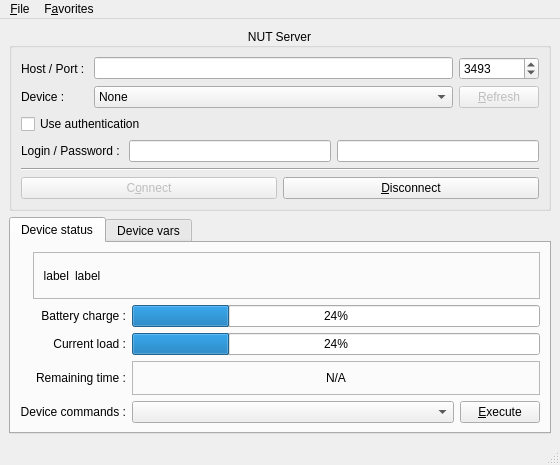
<?xml version="1.0" encoding="UTF-8"?>
<ui version="4.0">
 <class>window1</class>
 <widget class="QMainWindow" name="window1">
  <property name="geometry">
   <rect>
    <x>0</x>
    <y>0</y>
    <width>560</width>
    <height>465</height>
   </rect>
  </property>
  <property name="windowTitle">
   <string>NUT Monitor</string>
  </property>
  <property name="windowIcon">
   <iconset theme="battery">
    <normaloff>../../../../../.designer/backup</normaloff>../../../../../.designer/backup</iconset>
  </property>
  <widget class="QWidget" name="centralwidget">
   <layout class="QVBoxLayout" name="verticalLayout">
    <item>
     <widget class="QGroupBox" name="groupBox1">
      <property name="title">
       <string> NUT Server </string>
      </property>
      <property name="alignment">
       <set>Qt::AlignCenter</set>
      </property>
      <layout class="QVBoxLayout" name="verticalLayout_2">
       <item>
        <widget class="QWidget" name="vbox6" native="true">
         <layout class="QVBoxLayout" name="verticalLayout_6">
          <property name="leftMargin">
           <number>0</number>
          </property>
          <property name="topMargin">
           <number>0</number>
          </property>
          <property name="rightMargin">
           <number>0</number>
          </property>
          <property name="bottomMargin">
           <number>0</number>
          </property>
          <item>
           <layout class="QGridLayout" name="table1">
            <item row="0" column="2">
             <widget class="QSpinBox" name="spinbutton1">
              <property name="maximum">
               <number>65535</number>
              </property>
              <property name="value">
               <number>3493</number>
              </property>
             </widget>
            </item>
            <item row="0" column="1">
             <widget class="QLineEdit" name="entry1"/>
            </item>
            <item row="1" column="0">
             <widget class="QLabel" name="label3">
              <property name="text">
               <string>Device : </string>
              </property>
             </widget>
            </item>
            <item row="1" column="1">
             <widget class="QComboBox" name="combobox1">
              <item>
               <property name="text">
                <string>None</string>
               </property>
              </item>
             </widget>
            </item>
            <item row="0" column="0">
             <widget class="QLabel" name="label2">
              <property name="text">
               <string>Host / Port : </string>
              </property>
             </widget>
            </item>
            <item row="1" column="2">
             <widget class="QPushButton" name="button1">
              <property name="enabled">
               <bool>false</bool>
              </property>
              <property name="text">
               <string>&amp;Refresh</string>
              </property>
              <property name="icon">
               <iconset theme="view-refresh"/>
              </property>
             </widget>
            </item>
           </layout>
          </item>
          <item>
           <widget class="QCheckBox" name="checkbutton1">
            <property name="text">
             <string>Use authentication</string>
            </property>
           </widget>
          </item>
          <item>
           <widget class="QWidget" name="hbox1" native="true">
            <layout class="QHBoxLayout" name="horizontalLayout">
             <property name="leftMargin">
              <number>0</number>
             </property>
             <property name="topMargin">
              <number>0</number>
             </property>
             <property name="rightMargin">
              <number>0</number>
             </property>
             <property name="bottomMargin">
              <number>0</number>
             </property>
             <item>
              <widget class="QLabel" name="label4">
               <property name="text">
                <string>Login / Password : </string>
               </property>
              </widget>
             </item>
             <item>
              <widget class="QLineEdit" name="entry2"/>
             </item>
             <item>
              <widget class="QLineEdit" name="entry3">
               <property name="echoMode">
                <enum>QLineEdit::Password</enum>
               </property>
              </widget>
             </item>
            </layout>
           </widget>
          </item>
          <item>
           <widget class="QFrame" name="hseparator1">
            <property name="frameShape">
             <enum>QFrame::HLine</enum>
            </property>
            <property name="frameShadow">
             <enum>QFrame::Sunken</enum>
            </property>
           </widget>
          </item>
         </layout>
        </widget>
       </item>
       <item>
        <layout class="QHBoxLayout" name="hbox2">
         <item>
          <widget class="QPushButton" name="button2">
           <property name="enabled">
            <bool>false</bool>
           </property>
           <property name="text">
            <string>C&amp;onnect</string>
           </property>
           <property name="icon">
            <iconset theme="network-connect"/>
           </property>
          </widget>
         </item>
         <item>
          <widget class="QPushButton" name="button7">
           <property name="text">
            <string>&amp;Disconnect</string>
           </property>
           <property name="icon">
            <iconset theme="network-disconnect"/>
           </property>
          </widget>
         </item>
        </layout>
       </item>
      </layout>
     </widget>
    </item>
    <item>
     <widget class="QTabWidget" name="notebook1">
      <property name="currentIndex">
       <number>0</number>
      </property>
      <widget class="QWidget" name="vbox7">
       <attribute name="title">
        <string>Device status</string>
       </attribute>
       <layout class="QVBoxLayout" name="verticalLayout_3">
        <item>
         <layout class="QHBoxLayout" name="hbox3">
          <item>
           <widget class="QLabel" name="image1">
            <property name="sizePolicy">
             <sizepolicy hsizetype="Minimum" vsizetype="Minimum">
              <horstretch>0</horstretch>
              <verstretch>0</verstretch>
             </sizepolicy>
            </property>
           </widget>
          </item>
          <item>
           <widget class="QFrame" name="frame4">
            <property name="sizePolicy">
             <sizepolicy hsizetype="Expanding" vsizetype="MinimumExpanding">
              <horstretch>0</horstretch>
              <verstretch>0</verstretch>
             </sizepolicy>
            </property>
            <property name="frameShape">
             <enum>QFrame::StyledPanel</enum>
            </property>
            <property name="frameShadow">
             <enum>QFrame::Raised</enum>
            </property>
            <layout class="QHBoxLayout" name="horizontalLayout_2">
             <item>
              <widget class="QLabel" name="label10">
               <property name="sizePolicy">
                <sizepolicy hsizetype="Minimum" vsizetype="Minimum">
                 <horstretch>0</horstretch>
                 <verstretch>0</verstretch>
                </sizepolicy>
               </property>
               <property name="text">
                <string>label</string>
               </property>
               <property name="alignment">
                <set>Qt::AlignRight|Qt::AlignTrailing|Qt::AlignVCenter</set>
               </property>
              </widget>
             </item>
             <item>
              <widget class="QLabel" name="label11">
               <property name="sizePolicy">
                <sizepolicy hsizetype="Expanding" vsizetype="MinimumExpanding">
                 <horstretch>0</horstretch>
                 <verstretch>0</verstretch>
                </sizepolicy>
               </property>
               <property name="text">
                <string>label</string>
               </property>
              </widget>
             </item>
            </layout>
           </widget>
          </item>
         </layout>
        </item>
        <item>
         <layout class="QGridLayout" name="table2">
          <item row="2" column="0">
           <widget class="QLabel" name="label14">
            <property name="text">
             <string>Remaining time :</string>
            </property>
            <property name="alignment">
             <set>Qt::AlignRight|Qt::AlignTrailing|Qt::AlignVCenter</set>
            </property>
           </widget>
          </item>
          <item row="0" column="0">
           <widget class="QLabel" name="label12">
            <property name="text">
             <string>Battery charge :</string>
            </property>
            <property name="alignment">
             <set>Qt::AlignRight|Qt::AlignTrailing|Qt::AlignVCenter</set>
            </property>
           </widget>
          </item>
          <item row="1" column="1">
           <widget class="QProgressBar" name="progressbar2">
            <property name="value">
             <number>24</number>
            </property>
           </widget>
          </item>
          <item row="3" column="0">
           <widget class="QLabel" name="label16">
            <property name="text">
             <string>Device commands :</string>
            </property>
            <property name="alignment">
             <set>Qt::AlignRight|Qt::AlignTrailing|Qt::AlignVCenter</set>
            </property>
           </widget>
          </item>
          <item row="0" column="1">
           <widget class="QProgressBar" name="progressbar1">
            <property name="value">
             <number>24</number>
            </property>
           </widget>
          </item>
          <item row="1" column="0">
           <widget class="QLabel" name="label13">
            <property name="text">
             <string>Current load :</string>
            </property>
            <property name="alignment">
             <set>Qt::AlignRight|Qt::AlignTrailing|Qt::AlignVCenter</set>
            </property>
           </widget>
          </item>
          <item row="2" column="1">
           <widget class="QFrame" name="frame5">
            <property name="frameShape">
             <enum>QFrame::StyledPanel</enum>
            </property>
            <property name="frameShadow">
             <enum>QFrame::Raised</enum>
            </property>
            <layout class="QHBoxLayout" name="horizontalLayout_3">
             <item>
              <widget class="QLabel" name="label15">
               <property name="text">
                <string>N/A</string>
               </property>
               <property name="alignment">
                <set>Qt::AlignCenter</set>
               </property>
              </widget>
             </item>
            </layout>
           </widget>
          </item>
          <item row="3" column="1">
           <layout class="QHBoxLayout" name="hbox5">
            <item>
             <widget class="QComboBox" name="ups_commands_combo">
              <property name="sizePolicy">
               <sizepolicy hsizetype="Expanding" vsizetype="Fixed">
                <horstretch>0</horstretch>
                <verstretch>0</verstretch>
               </sizepolicy>
              </property>
              <property name="sizeAdjustPolicy">
               <enum>QComboBox::AdjustToContents</enum>
              </property>
             </widget>
            </item>
            <item>
             <widget class="QPushButton" name="button8">
              <property name="text">
               <string>&amp;Execute</string>
              </property>
              <property name="icon">
               <iconset theme="system-run"/>
              </property>
             </widget>
            </item>
           </layout>
          </item>
         </layout>
        </item>
       </layout>
      </widget>
      <widget class="QWidget" name="vbox8">
       <attribute name="title">
        <string>Device vars</string>
       </attribute>
       <layout class="QVBoxLayout" name="verticalLayout_4">
        <item>
         <widget class="QFrame" name="frame6">
          <property name="frameShape">
           <enum>QFrame::StyledPanel</enum>
          </property>
          <property name="frameShadow">
           <enum>QFrame::Raised</enum>
          </property>
          <layout class="QVBoxLayout" name="verticalLayout_5">
           <item>
            <widget class="QTreeView" name="treeview1"/>
           </item>
           <item>
            <widget class="QPushButton" name="button9">
             <property name="text">
              <string>&amp;Refresh</string>
             </property>
             <property name="icon">
              <iconset theme="view-refresh"/>
             </property>
            </widget>
           </item>
          </layout>
         </widget>
        </item>
       </layout>
      </widget>
     </widget>
    </item>
   </layout>
  </widget>
  <widget class="QMenuBar" name="menubar1">
   <property name="geometry">
    <rect>
     <x>0</x>
     <y>0</y>
     <width>560</width>
     <height>24</height>
    </rect>
   </property>
   <widget class="QMenu" name="menu1">
    <property name="title">
     <string>&amp;File</string>
    </property>
    <addaction name="imagemenuitem1"/>
    <addaction name="separator"/>
    <addaction name="imagemenuitem5"/>
   </widget>
   <widget class="QMenu" name="menu2">
    <property name="title">
     <string>F&amp;avorites</string>
    </property>
    <addaction name="menuitem4"/>
    <addaction name="menuitem5"/>
    <addaction name="separator"/>
   </widget>
   <addaction name="menu1"/>
   <addaction name="menu2"/>
  </widget>
  <widget class="QStatusBar" name="statusbar2"/>
  <action name="imagemenuitem1">
   <property name="icon">
    <iconset theme="help-about"/>
   </property>
   <property name="text">
    <string>&amp;About</string>
   </property>
  </action>
  <action name="imagemenuitem5">
   <property name="icon">
    <iconset theme="application-exit"/>
   </property>
   <property name="text">
    <string>&amp;Quit</string>
   </property>
   <property name="shortcut">
    <string>Ctrl+Q</string>
   </property>
  </action>
  <action name="menuitem4">
   <property name="enabled">
    <bool>false</bool>
   </property>
   <property name="icon">
    <iconset theme="bookmark-new"/>
   </property>
   <property name="text">
    <string>&amp;Add</string>
   </property>
  </action>
  <action name="menuitem5">
   <property name="enabled">
    <bool>false</bool>
   </property>
   <property name="icon">
    <iconset theme="bookmark-remove"/>
   </property>
   <property name="text">
    <string>&amp;Delete</string>
   </property>
  </action>
 </widget>
 <resources/>
 <connections/>
</ui>
